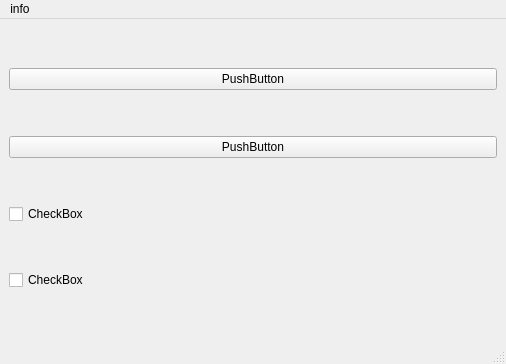
<?xml version="1.0" encoding="UTF-8"?>
<ui version="4.0">
 <class>MainWindow</class>
 <widget class="QMainWindow" name="MainWindow">
  <property name="geometry">
   <rect>
    <x>0</x>
    <y>0</y>
    <width>506</width>
    <height>364</height>
   </rect>
  </property>
  <property name="windowTitle">
   <string>MainWindow</string>
  </property>
  <widget class="QWidget" name="centralwidget">
   <layout class="QGridLayout" name="gridLayout">
    <item row="0" column="0">
     <widget class="QPushButton" name="pushButton">
      <property name="text">
       <string>PushButton</string>
      </property>
     </widget>
    </item>
    <item row="3" column="0">
     <widget class="QCheckBox" name="checkBox">
      <property name="text">
       <string>CheckBox</string>
      </property>
     </widget>
    </item>
    <item row="4" column="0">
     <widget class="QCheckBox" name="checkBox_2">
      <property name="text">
       <string>CheckBox</string>
      </property>
     </widget>
    </item>
    <item row="1" column="0">
     <widget class="QPushButton" name="pushButton_2">
      <property name="text">
       <string>PushButton</string>
      </property>
     </widget>
    </item>
   </layout>
  </widget>
  <widget class="QMenuBar" name="menubar">
   <property name="geometry">
    <rect>
     <x>0</x>
     <y>0</y>
     <width>506</width>
     <height>21</height>
    </rect>
   </property>
   <widget class="QMenu" name="menuinfo">
    <property name="title">
     <string>info</string>
    </property>
    <addaction name="separator"/>
    <addaction name="actionExit"/>
   </widget>
   <addaction name="menuinfo"/>
  </widget>
  <widget class="QStatusBar" name="statusbar"/>
  <action name="actionExit">
   <property name="text">
    <string>Exit</string>
   </property>
  </action>
 </widget>
 <resources/>
 <connections/>
</ui>
